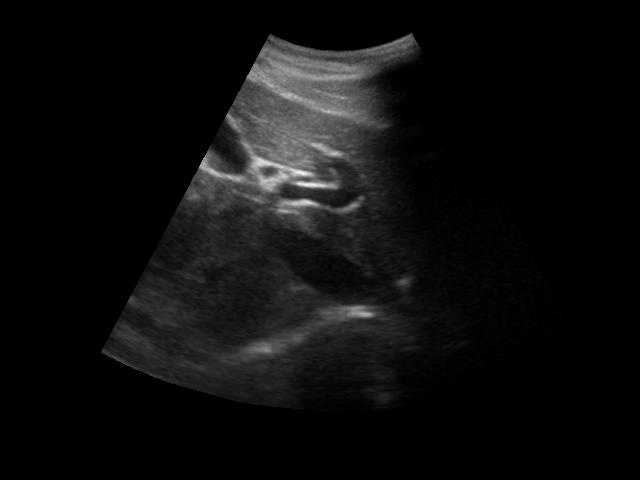
%> input picture images/image_inuse/a10.jpg, 640 x 480 px; its folder holds only this picture in this run
$ octave --eval "srad_filtering1;"   (GNU Octave 9; MATLAB toolbox functions it lacks are replaced by stand-ins)
%> lines starting %> are read from the running program, lines starting %| are printed output that depends on the picture
function srad_filtering1()
    % SRAD Filtering on an Image with PSNR and RMSE Calculation
    % Parameters
    kappa = 10;          % Conduction coefficient (adjustable)
    lambda = 0.1;        % Time step size
    iterations = 10;     % Number of iterations
    epsilon = 1e-6;      % Small constant to prevent division by zero (adjustable)

    % === 1. Define Input & Output Paths ===
    inFolder  = 'C:\Users\TNXQ\Desktop\Speckle_noise_reduction_using_various_filters\images\image_inuse';   % input images folder(choose your own image folder)
    outFolder = 'C:\Users\TNXQ\Desktop\Speckle_noise_reduction_using_various_filters\Metrices_table';       % output results folder(choose your own output folder)

    % Create output folder if not exists
    if ~exist(outFolder, 'dir')
        mkdir(outFolder);
    end

    % === 2. Get List of Images ===
    imgFiles = dir(fullfile(inFolder, '*.jpg'));   % change to *.png if needed

    % === 3. Prepare Results Table ===
    SSIM_Table = table; % XLSX table where result of all images with SSIM values.
    Corr_Table = table; % XLSX table where result of all images with Corelation parameter values.


    % === 4. Loop Through Images ===
    for k = 1:length(imgFiles)
        % Read image
        fname = imgFiles(k).name;% extract file names from the list of images.
        fpath = fullfile(inFolder, fname);% combine input folder and image name to get full path where image is stored.
        img = imread(fpath);% reads the input images.
%> img is the input picture: size 480x640 uint8; min 0, max 248, mean 13.6

        if size(img, 3) == 3
        img = rgb2gray(img);  % Convert to grayscale if the image is RGB
        end
        img = double(img) / 255;  % Normalize to [0, 1]
%> img: size 480x640 double

        % Add speckle noise
        noise_level = 0.08; % Speckle noise variance
        noisy_img = imnoise(img, 'speckle', noise_level);

        % Apply SRAD
        filtered_img = srad_filter(noisy_img, kappa, lambda, iterations, epsilon);

        % Calculate SSIM values
        ssim_value = ssim(filtered_img, img);
% [28 lines not run here, left out]
function filtered_img = srad_filter(img, kappa, lambda, iterations, epsilon)
%> called with kappa = 10, lambda = 0.1, iterations = 10, epsilon = 1e-06
    % SRAD Filtering Function with adjustable kappa and epsilon
    [rows, cols] = size(img);
%> rows = 480; cols = 640
    filtered_img = img; % Initialize filtered image

    for t = 1:iterations
        % Compute gradients
        north = [filtered_img(1, :); filtered_img(1:end-1, :)] - filtered_img;
        south = [filtered_img(2:end, :); filtered_img(end, :)] - filtered_img;
        west = [filtered_img(:, 1), filtered_img(:, 1:end-1)] - filtered_img;
        east = [filtered_img(:, 2:end), filtered_img(:, end)] - filtered_img;

        % Calculate diffusion coefficients
        mean_squared = mean(filtered_img(:).^2);
        variance = mean((filtered_img(:) - mean_squared).^2);
        q0_squared = variance / (mean_squared^2 + epsilon); % Adjusted with epsilon

        c_north = exp(-((north ./ (filtered_img + epsilon)).^2) ./ (kappa * q0_squared + epsilon));
        c_south = exp(-((south ./ (filtered_img + epsilon)).^2) ./ (kappa * q0_squared + epsilon));
        c_west = exp(-((west ./ (filtered_img + epsilon)).^2) ./ (kappa * q0_squared + epsilon));
        c_east = exp(-((east ./ (filtered_img + epsilon)).^2) ./ (kappa * q0_squared + epsilon));

        % Update the image using diffusion equation
        diffusion = lambda * (c_north .* north + c_south .* south + ...
                              c_west .* west + c_east .* east);
        filtered_img = filtered_img + diffusion;
    end
%> this loop made 10 passes
%> (mean_squared, variance, q0_squared) on passes 1 to 10: (0.0174, 0.0159, 52.07), (0.0166, 0.0151, 54.65), (0.0163, 0.0148, 55.6), (0.0162, 0.0147, 56.1), (0.0161, 0.0146, 56.42), (0.016, 0.0145, 56.66), (0.0159, 0.0145, 56.86), (0.0159, 0.0145, 57.03), (0.0158, 0.0144, 57.18), (0.0158, 0.0144, 57.31)
%> pass 1, in srad_filter, `north = [filtered_img(1, :); filtered_img(1:end-1, :)] - filtered_img;`:
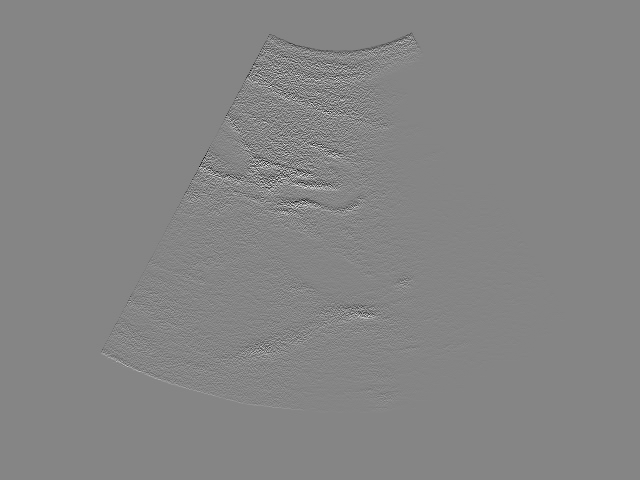
%> north: size 480x640 double; min -0.726, max 0.662, mean -2.39e-20; drawn with min black and max white
%> pass 1, in srad_filter, `south = [filtered_img(2:end, :); filtered_img(end, :)] - filtered_img;`:
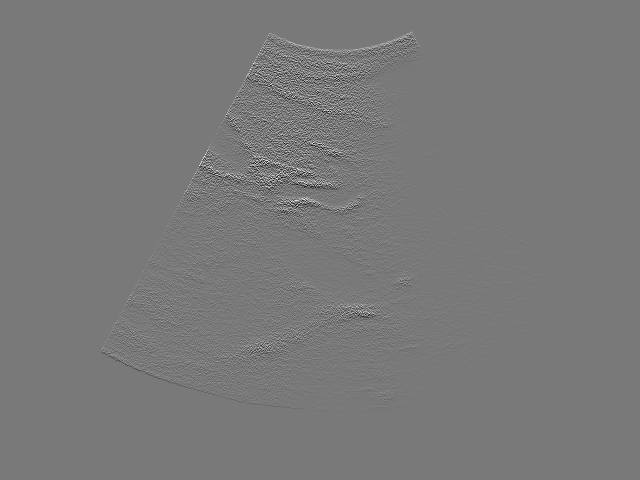
%> south: size 480x640 double; min -0.662, max 0.726, mean -4.63e-20; drawn with min black and max white
%> pass 1, in srad_filter, `west = [filtered_img(:, 1), filtered_img(:, 1:end-1)] - filtered_img;`:
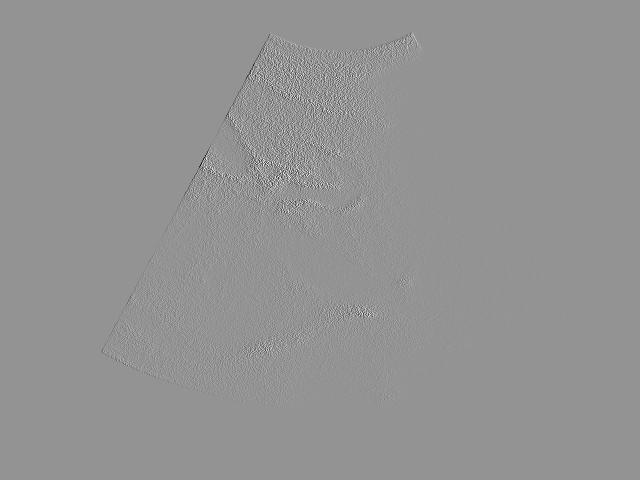
%> west: size 480x640 double; min -0.901, max 0.654, mean -4.91e-21; drawn with min black and max white
%> pass 1, in srad_filter, `east = [filtered_img(:, 2:end), filtered_img(:, end)] - filtered_img;`:
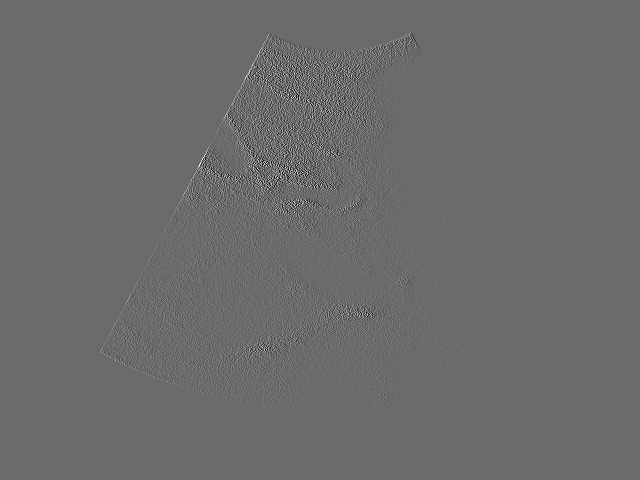
%> east: size 480x640 double; min -0.654, max 0.901, mean 7.28e-21; drawn with min black and max white
%> the run ends on the next line
end

$ run again, on images/image_inuse/b19.jpg
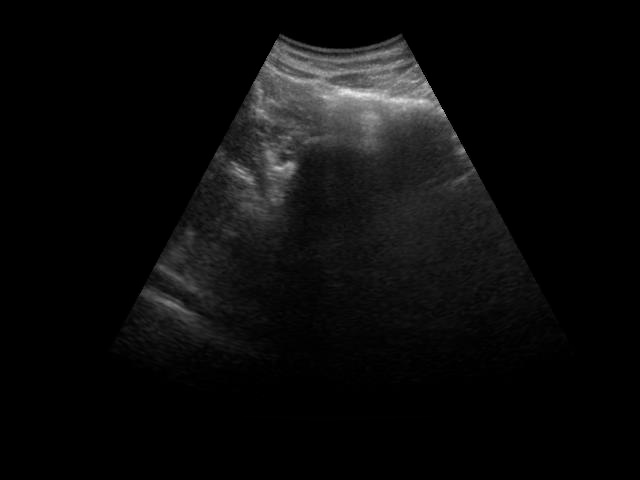
%> input picture images/image_inuse/b19.jpg, 640 x 480 px
%> in srad_filtering1, img is the input picture: size 480x640 uint8; min 0, max 239, mean 11.6
%> img: size 480x640 double
%> the loop in srad_filter, `for t = 1:iterations` made 10 passes
%> (mean_squared, variance, q0_squared) on passes 1 to 8: (0.0141, 0.013, 65.31), (0.0134, 0.0123, 68.62), (0.0131, 0.0121, 69.82), (0.013, 0.012, 70.43), (0.0129, 0.0119, 70.82), (0.0129, 0.0119, 71.1), (0.0129, 0.0118, 71.33), (0.0128, 0.0118, 71.52)
%> pass 1, in srad_filter, `north = [filtered_img(1, :); filtered_img(1:end-1, :)] - filtered_img;`:
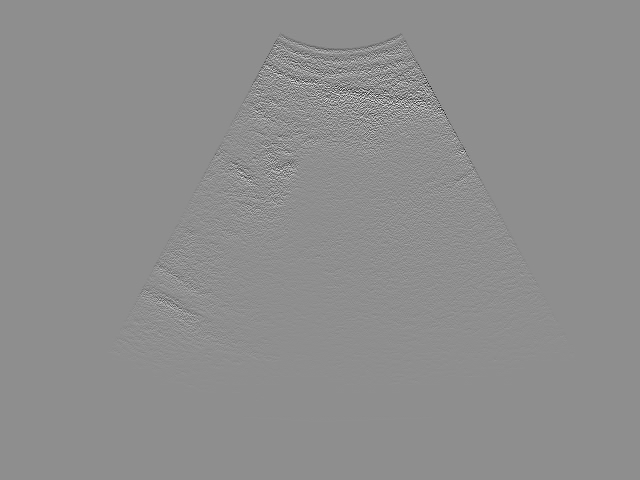
%> north: size 480x640 double; min -0.772, max 0.606, mean 1.39e-19; drawn with min black and max white
%> pass 1, in srad_filter, `south = [filtered_img(2:end, :); filtered_img(end, :)] - filtered_img;`:
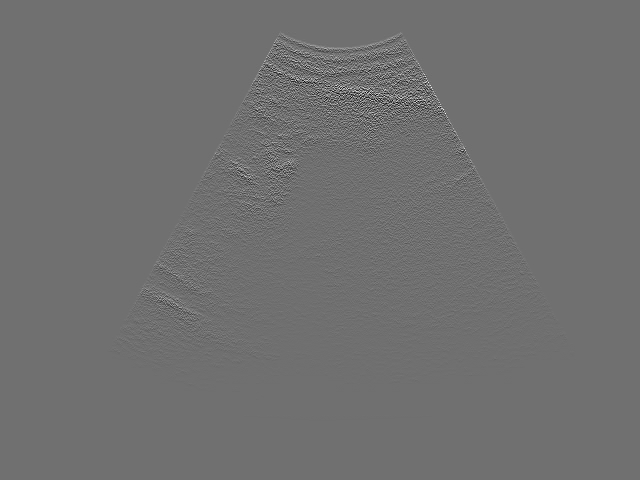
%> south: size 480x640 double; min -0.606, max 0.772, mean -4.27e-20; drawn with min black and max white

$ run again, on images/image_inuse/b26.jpg
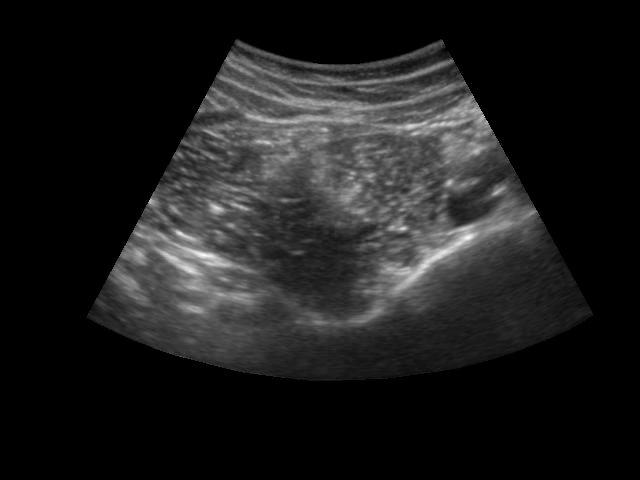
%> input picture images/image_inuse/b26.jpg, 640 x 480 px
%> in srad_filtering1, img is the input picture: size 480x640 uint8; min 0, max 254, mean 28.9
%> img: size 480x640 double
%> the loop in srad_filter, `for t = 1:iterations` made 10 passes
%> (mean_squared, variance, q0_squared) on passes 1 to 8: (0.0448, 0.0366, 18.25), (0.0427, 0.0348, 19.12), (0.0419, 0.0342, 19.43), (0.0416, 0.0339, 19.59), (0.0414, 0.0337, 19.69), (0.0412, 0.0336, 19.76), (0.0411, 0.0335, 19.82), (0.041, 0.0334, 19.87)
%> pass 1, in srad_filter, `south = [filtered_img(2:end, :); filtered_img(end, :)] - filtered_img;`:
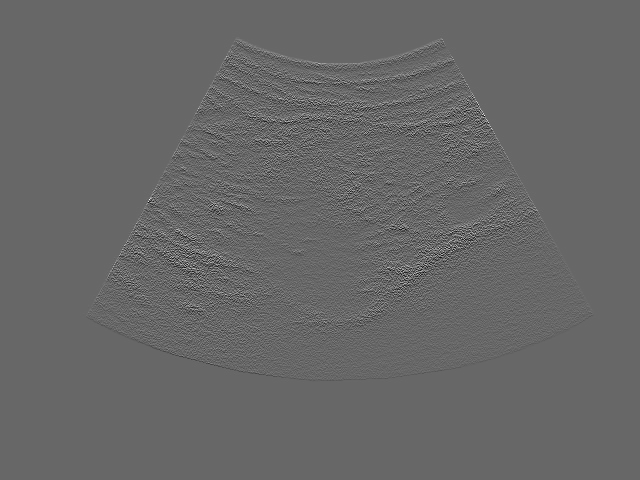
%> south: size 480x640 double; min -0.687, max 1, mean -9.25e-20; drawn with min black and max white
%> pass 1, in srad_filter, `west = [filtered_img(:, 1), filtered_img(:, 1:end-1)] - filtered_img;`:
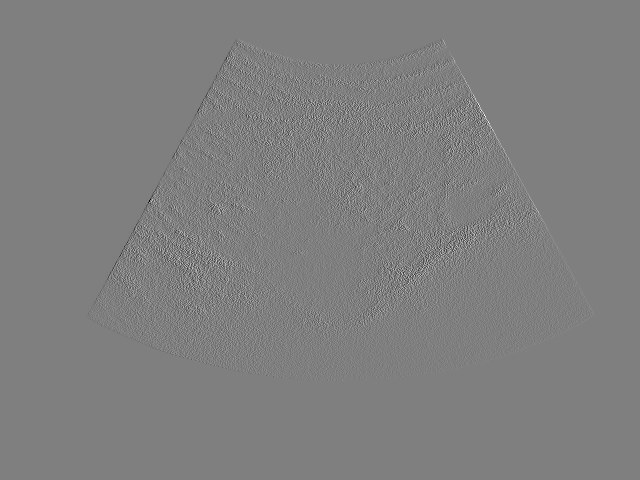
%> west: size 480x640 double; min -1, max 1, mean -1.01e-20; drawn with min black and max white

$ run again, on images/image_inuse/a3.jpg
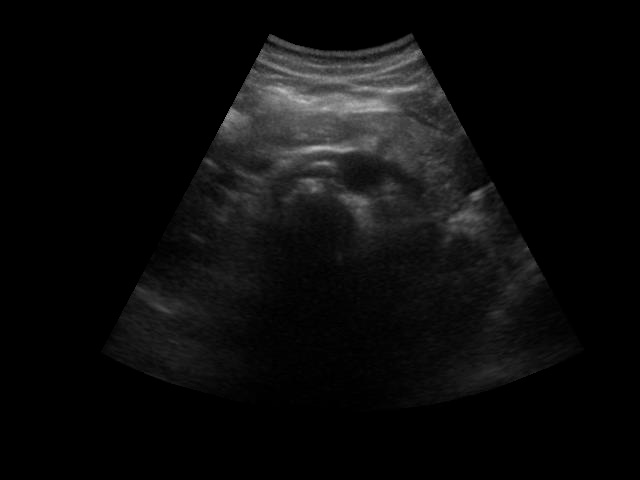
%> input picture images/image_inuse/a3.jpg, 640 x 480 px
%> in srad_filtering1, img is the input picture: size 480x640 uint8; min 0, max 192, mean 12
%> img: size 480x640 double
%> the loop in srad_filter, `for t = 1:iterations` made 10 passes
%> (mean_squared, variance, q0_squared) on passes 1 to 8: (0.0124, 0.0114, 73.54), (0.0118, 0.0108, 77.22), (0.0116, 0.0106, 78.55), (0.0115, 0.0105, 79.22), (0.0114, 0.0105, 79.65), (0.0114, 0.0104, 79.97), (0.0113, 0.0104, 80.22), (0.0113, 0.0104, 80.44)
%> pass 1, in srad_filter, `north = [filtered_img(1, :); filtered_img(1:end-1, :)] - filtered_img;`:
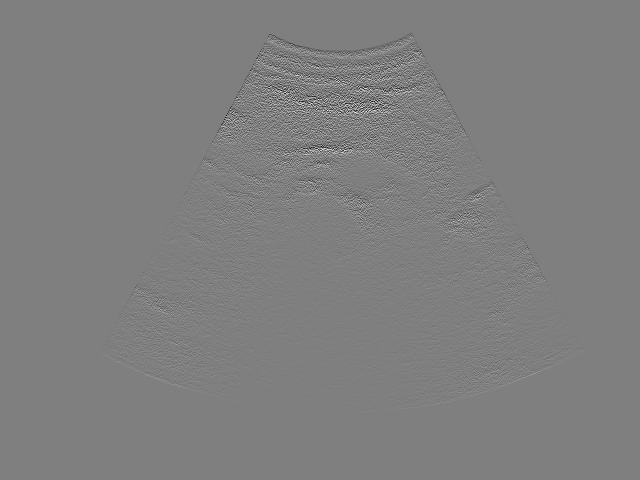
%> north: size 480x640 double; min -0.657, max 0.658, mean -8.06e-20; drawn with min black and max white
